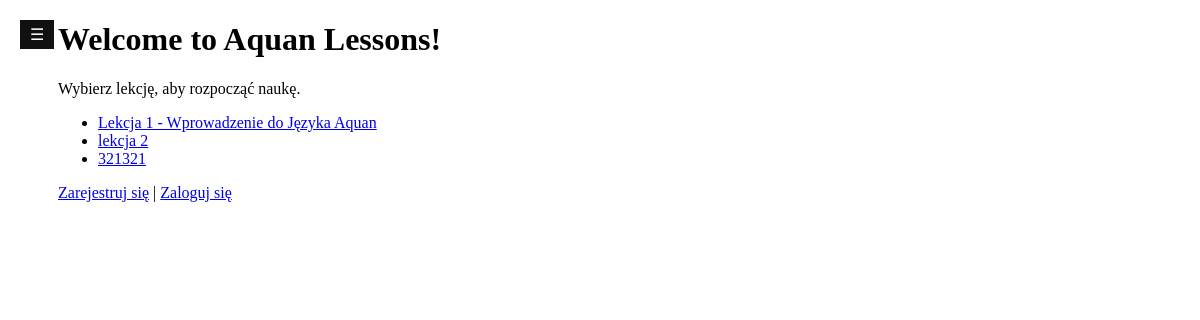
The page / on the database its author committed.
### aquan_lessons/models.py (models this page shows, shortened)
class Lesson(models.Model):
    module = models.ForeignKey(Module, on_delete=models.CASCADE, related_name="lessons", null=True, blank=True)  # Powiązanie lekcji z modułem
    title = models.CharField(max_length=200)  # Tytuł lekcji
    content = models.TextField()  # Treść lekcji
    created_at = models.DateTimeField(auto_now_add=True)  # Data utworzenia
    updated_at = models.DateTimeField(auto_now=True)  # Data ostatniej aktualizacji

### aquan_lessons/views.py (the view)
# urls.py: path('', views.home, name='home'),  # Strona główna
def home(request):
    lessons = Lesson.objects.all()  # Pobieranie wszystkich lekcji z bazy danych
    completed_lessons = []
    if request.user.is_authenticated:
        completed_lessons = LessonProgress.objects.filter(user=request.user, completed=True).values_list('lesson_id', flat=True)
    return render(request, 'aquan_lessons/home.html', {
        'lessons': lessons,
        'completed_lessons': completed_lessons,
    })

### aquan_lessons/templates/aquan_lessons/home.html (shortened to what this page needs)
<!DOCTYPE html>
<html lang="pl">
<head>
</head>
<body>
    <div id="main-content" class="content">
      <button onclick="toggleSidebar()" class="open-btn">
          &#9776;
      </button>
      <h1>Welcome to Aquan Lessons!</h1>
      <p>Wybierz lekcję, aby rozpocząć naukę.</p>
      <ul>
          {% for lesson in lessons %}
              <li>
                  <a href="{% url 'lesson_detail' lesson.id %}">{{ lesson.title }}</a>
              </li>
          {% endfor %}
      </ul>
      {% if user.is_authenticated %}
          <a href="{% url 'profile' %}">Mój profil</a> |
          <form action="{% url 'logout' %}" method="post" style="display: inline;">
              {% csrf_token %}
              <button type="submit">Wyloguj</button>
          </form>
      {% else %}
          <a href="{% url 'register' %}">Zarejestruj się</a> |
          <a href="{% url 'login' %}">Zaloguj się</a>
      {% endif %}
    </div>
</body>
</html>

### aquan_lessons/templates/aquan_lessons/home.html (style rules this page uses)
.open-btn { position: fixed; top: 20px; left: 20px; font-size: 16px; background-color: #111; color: white; border: none; cursor: pointer; z-index: 1001; padding: 5px 10px; }
.content { transition: margin-left 0.5s; margin-left: 50px; }

### rows shown on the page
Lesson: title "Lekcja 1 - Wprowadzenie do Języka Aquan"
Lesson: title "lekcja 2"
Lesson: title "321321"
